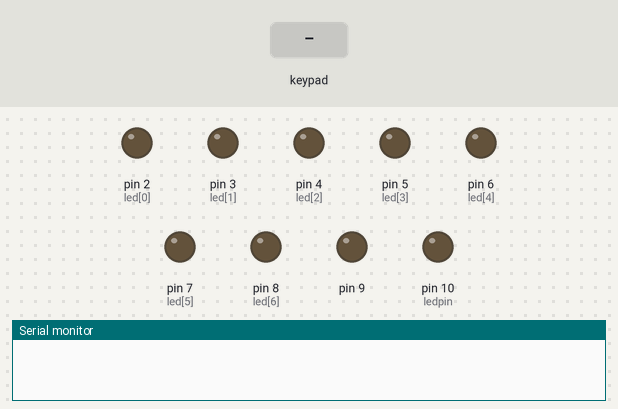
This sketch was run on a simulated Arduino Uno, built with avr-gcc and run on an emulated ATmega328P. Parts: output pins drawn as LEDs (lit = HIGH), the last lines printed to the serial monitor. The test bench sets the inputs (shaded band).

Above: at 1.2 s.
1.3 s: key '1' pressed
At 2.5 s:
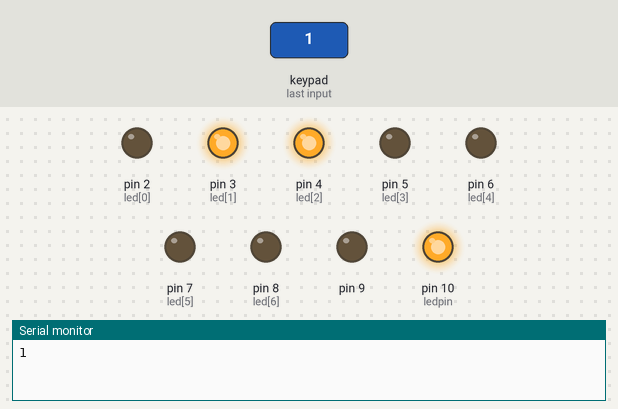
2.8 s: keypad keys 1 2 pressed 0.4 s apart
At 4.1 s:
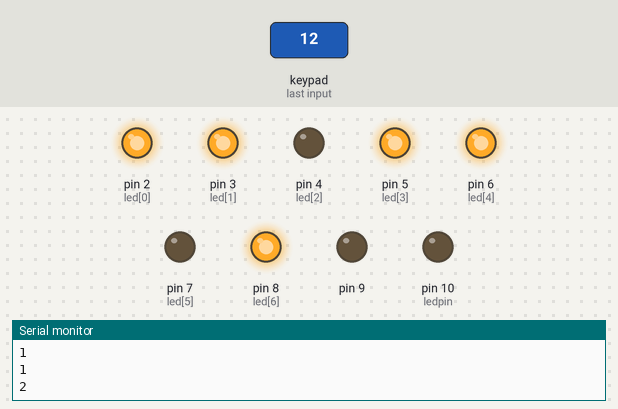
5.1 s: key '3' pressed
At 5.6 s:
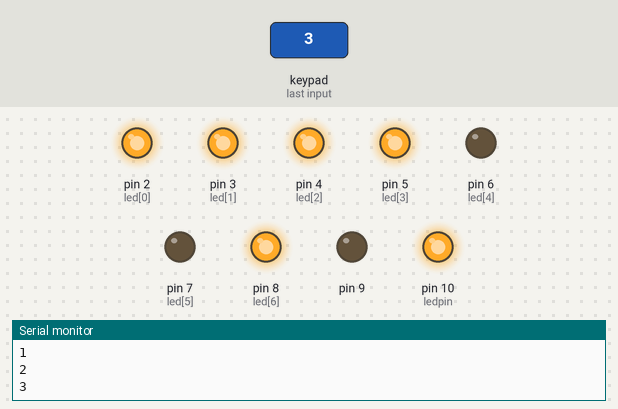
6.6 s: keypad keys 2 5 pressed 0.4 s apart
At 7.9 s:
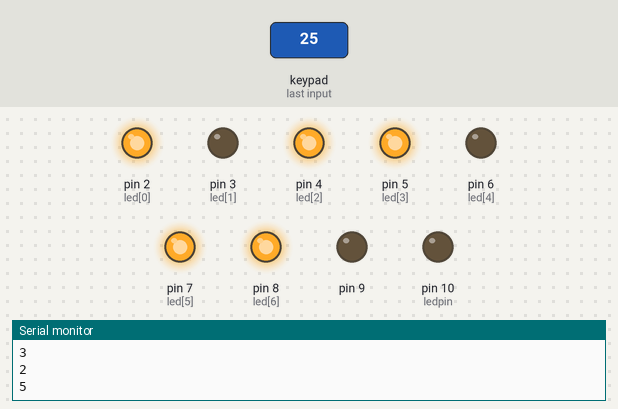
8.9 s: key '4' pressed
At 9.7 s:
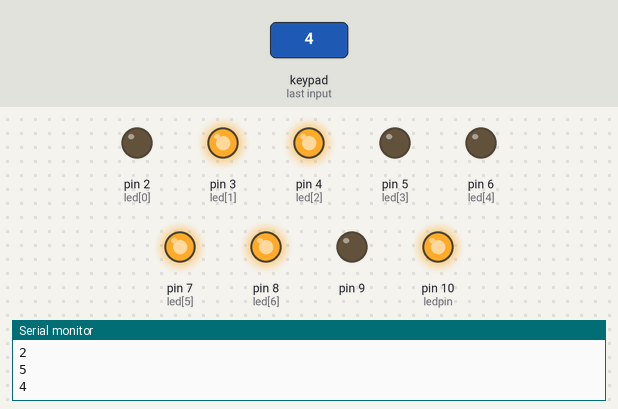
10.4 s: key '6' pressed
At 10.8 s:
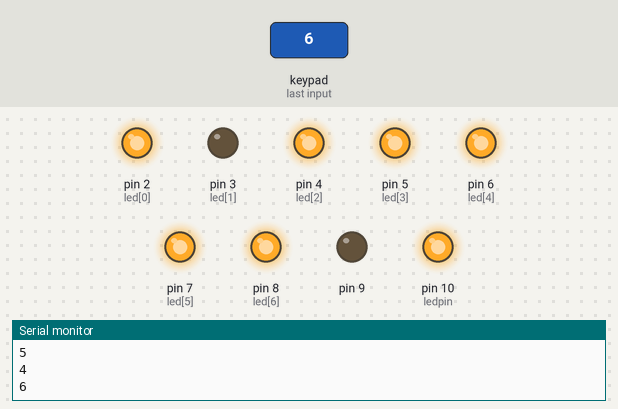
Timing chart, 0 to 12.9 s (numbered marks = the images above; inputs shaded):
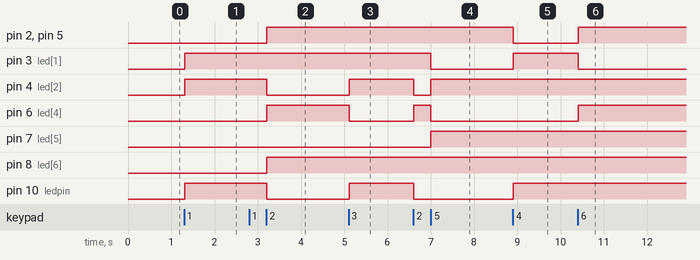

Measured:
- after the input at 1.3 s, pin 3 (led[1]), pin 4 (led[2]), pin 10 (ledpin): LOW → HIGH at once
- after the input at 2.8 s, pin 2 (led[0]), pin 5 (led[3]), pin 6 (led[4]), pin 8 (led[6]): LOW → HIGH after 0.41 s; pin 4 (led[2]), pin 10 (ledpin): HIGH → LOW after 0.41 s
- after the input at 5.1 s, pin 4 (led[2]), pin 10 (ledpin): LOW → HIGH at once; pin 6 (led[4]): HIGH → LOW at once
- after the input at 6.6 s, pin 3 (led[1]): HIGH → LOW after 0.40 s; pin 4 (led[2]): HIGH → LOW at once, → HIGH 0.39 s later; pin 6 (led[4]): LOW → HIGH at once, → LOW 0.39 s later; pin 7 (led[5]): LOW → HIGH after 0.40 s; pin 10 (ledpin): HIGH → LOW at once
- after the input at 8.9 s, pin 2 (led[0]), pin 5 (led[3]): HIGH → LOW at once; pin 3 (led[1]), pin 10 (ledpin): LOW → HIGH at once
- after the input at 10.4 s, pin 2 (led[0]), pin 5 (led[3]), pin 6 (led[4]): LOW → HIGH at once; pin 3 (led[1]): HIGH → LOW at once

The sketch:

keypad_led_controlled_project_on_6th_november_2025.ino
```cpp
#include <Key.h>
#include <Keypad.h>


const char no_row = 4;
const char no_column = 4;

char rowpin[no_row] = {A0, A1,  A2, A3};
char columnpin[no_column] = {A4, A5, 11, 12};

char key_array[no_row][no_column] = {
  {'1', '2', '3', 'A'},
  {'4', '5', '6', 'B'},
  {'*', '0', '#', 'D'},
  {'7', '8', '9', 'C'}
};

Keypad k = Keypad(makeKeymap(key_array), rowpin, columnpin, no_row, no_column);

int ledpin = 10;
int led[] = {2, 3, 4, 5, 6, 7, 8};
int display1 = 9;


int zero[] = {1, 1, 1, 1, 1, 1, 0};
int one[] = {0, 1, 1, 0, 0, 0, 0};
int two[] = {1, 1, 0, 1, 1, 0, 1};
int three[] = {1, 1, 1, 1, 0, 0, 1};
int four[] = {0, 1, 1, 0, 0, 1, 1};
int five[] = {1, 0, 1, 1, 0, 1, 1};
int six[] = {1, 0, 1, 1, 1, 1, 1};
int seven[] = {1, 1, 1, 0, 0, 0, 0};
int eight[] = {1, 1, 1, 1, 1, 1, 1};
int nine[] = {1, 1, 1, 0, 0, 1, 1};


void display_led(int display, int n){
  digitalWrite(display, LOW);
  switch(n){
    case 0:
    brightness(0);
    for(int i = 0; i < 8; i++){
      digitalWrite(led[i], zero[i]);
    }
    break;

    case 1:
    brightness(1);
    for(int i = 0; i < 8; i++){
      digitalWrite(led[i], one[i]);
    }
    break;

    case 2:
    brightness(2);
    for(int i = 0; i < 8; i++){
      digitalWrite(led[i], two[i]);
    }
    break;

    case 3:
    brightness(3);
    for(int i = 0; i < 8; i++){
      digitalWrite(led[i], three[i]);
    }
    break;


    case 4:
    brightness(4);
    for(int i = 0; i < 8; i++){
      digitalWrite(led[i], four[i]);
    }
    break;


    case 5:
    brightness(5);
    for(int i = 0; i < 8; i++){
      digitalWrite(led[i], five[i]);
    }
    break;


    case 6:
    brightness(6);
    for(int i = 0; i < 8; i++){
      digitalWrite(led[i], six[i]);
    }
    break;


    case 7:
    brightness(7);
    for(int i = 0; i < 8; i++){
      digitalWrite(led[i], seven[i]);
    }
    break;

    case 8:
    brightness(8);
    for(int i = 0; i < 8; i++){
      digitalWrite(led[i], eight[i]);
    }
    break;

    case 9:
    brightness(9);
    for(int i = 0; i < 8; i++){
      digitalWrite(led[i], nine[i]);
    }
    break;

  }
}


void brightness(int k){
  switch(k){
    case 0:
    analogWrite(ledpin, 0);
    break;

    case 1:
    analogWrite(ledpin, 25);
    break;

    case 2:
    analogWrite(ledpin, 55);
    break;

    case 3:
    analogWrite(ledpin, 80);
    break;

    case 4:
    analogWrite(ledpin, 110);
    break;

    case 5:
    analogWrite(ledpin, 140);
    break;

    case 6:
    analogWrite(ledpin, 170);
    break;

    case 7:
    analogWrite(ledpin, 200);
    break;

    case 8:
    analogWrite(ledpin, 225);
    break;

    case 9:
    analogWrite(ledpin, 255);
    break;

  }
}


void setup() {
  // put your setup code here, to run once:
for(int i = 2; i < 11; i++){
  pinMode(i, OUTPUT);
}

Serial.begin(9600);
}

void loop() {
  // put your main code here, to run repeatedly:

int key_pressed = k.getKey();

switch(key_pressed){
  case 48:
  Serial.println("0");
  display_led(display1, 0);
  break;

  case 49:
  Serial.println("1");
  display_led(display1, 1);
  break;

  case 50:
  Serial.println("2");
  display_led(display1, 2);
  break;

  case 51:
  Serial.println("3");
  display_led(display1, 3);
  break;

  case 52:
  Serial.println("4");
  display_led(display1, 4);
  break;

  case 53:
  Serial.println("5");
  display_led(display1, 5);
  break;

  case 54:
  Serial.println("6");
  display_led(display1, 6);
  break;

  case 55:
  Serial.println("7");
  display_led(display1, 7);
  break;

  case 56:
  Serial.println("8");
  display_led(display1, 8);
  break;

  case 57:
  Serial.println("9");
  display_led(display1, 9);
  break;
}


}
```
